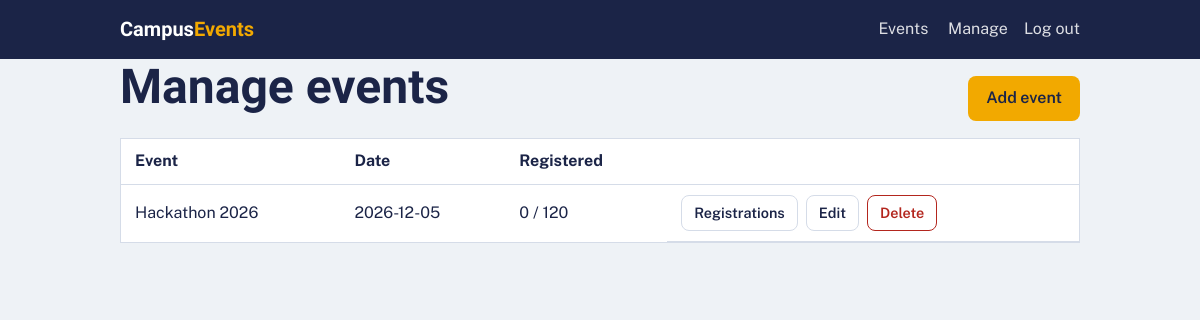
/admin (signed in), run on the app's committed database.
### tables this page shows
CREATE TABLE events (
  id INTEGER PRIMARY KEY AUTOINCREMENT,
  title TEXT NOT NULL, category TEXT NOT NULL,
  date TEXT NOT NULL, time TEXT NOT NULL, venue TEXT NOT NULL,
  description TEXT, capacity INTEGER NOT NULL DEFAULT 100);

### app.py (the view)
@app.route("/admin")
@admin_required
def admin():
    events = db().execute(LIST_SQL.format(where="")).fetchall()
    return render_template("admin.html", events=events)

### app.py (called while the page is built)
def db():
    if "db" not in g:
        g.db = sqlite3.connect(DB_PATH)
        g.db.row_factory = sqlite3.Row
        g.db.execute("PRAGMA foreign_keys = ON")
    return g.db

def admin_required(f):
    @wraps(f)
    def wrap(*a, **kw):
        if not session.get("admin"):
            return redirect(url_for("login", next=request.path))
        return f(*a, **kw)
    return wrap

### templates/admin.html
{% extends "base.html" %}{% block content %}
<div class="row" style="justify-content:space-between;align-items:center"><h1>Manage events</h1>
<a class="btn" href="{{ url_for('edit_event') }}">Add event</a></div>
<div class="scroll"><table><tr><th>Event</th><th>Date</th><th>Registered</th><th></th></tr>
{% for e in events %}<tr><td>{{ e.title }}</td><td>{{ e.date }}</td><td>{{ e.taken }} / {{ e.capacity }}</td>
<td class="row"><a class="btn ghost small" href="{{ url_for('registrations', eid=e.id) }}">Registrations</a>
<a class="btn ghost small" href="{{ url_for('edit_event', eid=e.id) }}">Edit</a>
<form method="post" action="{{ url_for('delete_event', eid=e.id) }}" onsubmit="return confirm('Delete this event and its registrations?')"><button class="btn danger small">Delete</button></form></td></tr>
{% else %}<tr><td colspan="4" class="empty">No events yet. Add your first event.</td></tr>{% endfor %}</table></div>{% endblock %}

### static/style.css (style rules this page uses)
:root { --bg:#eef2f6;--surface:#fff;--ink:#1b2447;--muted:#5b6485;--line:#d5dce8;--accent:#f2a900;--ok:#1d7a4d;--err:#b3261e;color-scheme:light }
* { box-sizing:border-box }
body { margin:0;background:var(--bg);color:var(--ink);font:16px/1.55 "Public Sans",system-ui,sans-serif }
h1,h2,h3 { font-family:"Bricolage Grotesque","Public Sans",system-ui,sans-serif;line-height:1.15;margin:0 0 .5em }
h1 { font-size:clamp(2rem,5vw,3rem) }
a { color:inherit }
.btn { display:inline-block;font:inherit;font-weight:600;border:0;border-radius:8px;padding:10px 18px;background:var(--accent);color:#1b2447;cursor:pointer;text-decoration:none }
.btn.ghost { background:transparent;color:var(--ink);border:1px solid var(--line) }
.btn.danger { background:transparent;color:var(--err);border:1px solid var(--err) }
.btn.small { padding:6px 12px;font-size:.9rem }
table { width:100%;border-collapse:collapse;background:var(--surface);border:1px solid var(--line) }
th,td { text-align:left;padding:10px 14px;border-bottom:1px solid var(--line) }
.scroll { overflow-x:auto }
.row { display:flex;gap:8px;flex-wrap:wrap }

### data on the page
events: title "Hackathon 2026", date "2026-12-05", taken "0", capacity "120"
